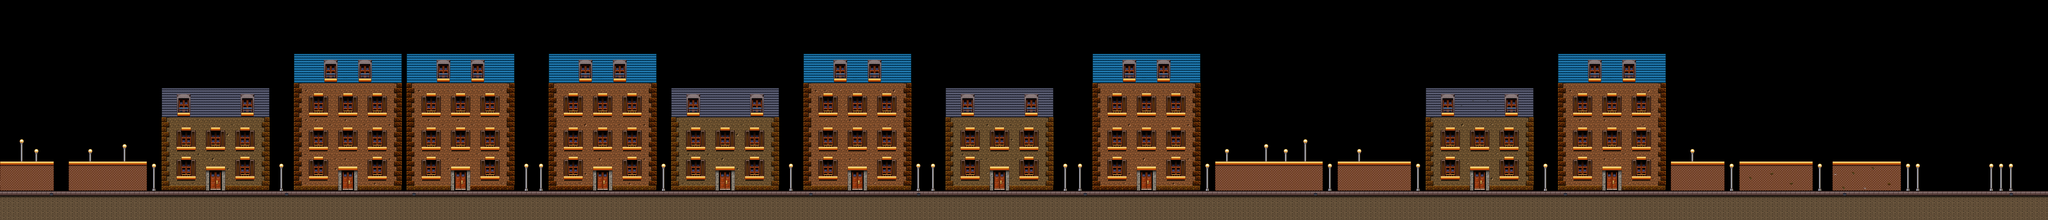

Tiled map render using the project's own tile images. Description and the map definition, with tile-layer contents summarised, below:
An orthogonal 418x45 tile map with 32x32 px tiles, 1 tile layer (data0) and 103 objects (55x Item, 13x PlatformInterp, 9x SvBat, 6x SvRedNinja, 5x Cow, ...).

<map version="1.0" orientation="orthogonal" width="418" height="45" tilewidth="32" tileheight="32">
 <properties>
  <property name="pBackground" value="svnz_arena.jpg" />
  <property name="pMusic" value="svnz_bgm.ogg" />
  <property name="pTileSetHeight" value="16" />
  <property name="pTileSetWidth" value="32" />
 </properties>
 <tileset firstgid="1" name="Tiles" tilewidth="32" tileheight="32">
  <image source="assets/images/tiles/tileset_level9.png" />
  <tile id="0">
   <properties>
    <property name="pInvisible" value="true" />
   </properties>
  </tile>
  <tile id="3">
   <properties>
    <property name="pKilling" value="true" />
   </properties>
  </tile>
  <tile id="32">
   <properties>
    <property name="pPlatform" value="true" />
   </properties>
  </tile>
  <tile id="33">
   <properties>
    <property name="pPlatform" value="true" />
   </properties>
  </tile>
  <tile id="34">
   <properties>
    <property name="pPlatform" value="true" />
   </properties>
  </tile>
  <tile id="35">
   <properties>
    <property name="pPlatform" value="true" />
   </properties>
  </tile>
  <tile id="40">
   <properties>
    <property name="pPlatform" value="true" />
   </properties>
  </tile>
  <tile id="41">
   <properties>
    <property name="pPlatform" value="true" />
   </properties>
  </tile>
  <tile id="48">
   <properties>
    <property name="pPlatform" value="true" />
   </properties>
  </tile>
  <tile id="49">
   <properties>
    <property name="pPlatform" value="true" />
   </properties>
  </tile>
  <tile id="167">
   <properties>
    <property name="pPlatform" value="true" />
   </properties>
  </tile>
  <tile id="168">
   <properties>
    <property name="pPlatform" value="true" />
   </properties>
  </tile>
  <tile id="169">
   <properties>
    <property name="pPlatform" value="true" />
   </properties>
  </tile>
  <tile id="170">
   <properties>
    <property name="pPlatform" value="true" />
   </properties>
  </tile>
  <tile id="175">
   <properties>
    <property name="pPlatform" value="true" />
   </properties>
  </tile>
  <tile id="176">
   <properties>
    <property name="pPlatform" value="true" />
   </properties>
  </tile>
  <tile id="177">
   <properties>
    <property name="pPlatform" value="true" />
   </properties>
  </tile>
  <tile id="178">
   <properties>
    <property name="pPlatform" value="true" />
   </properties>
  </tile>
  <tile id="199">
   <properties>
    <property name="pPlatform" value="true" />
   </properties>
  </tile>
  <tile id="200">
   <properties>
    <property name="pPlatform" value="true" />
   </properties>
  </tile>
  <tile id="201">
   <properties>
    <property name="pPlatform" value="true" />
   </properties>
  </tile>
  <tile id="205">
   <properties>
    <property name="pPlatform" value="true" />
   </properties>
  </tile>
  <tile id="206">
   <properties>
    <property name="pPlatform" value="true" />
   </properties>
  </tile>
  <tile id="207">
   <properties>
    <property name="pPlatform" value="true" />
   </properties>
  </tile>
  <tile id="208">
   <properties>
    <property name="pPlatform" value="true" />
   </properties>
  </tile>
  <tile id="209">
   <properties>
    <property name="pPlatform" value="true" />
   </properties>
  </tile>
  <tile id="210">
   <properties>
    <property name="pPlatform" value="true" />
   </properties>
  </tile>
  <tile id="211">
   <properties>
    <property name="pPlatform" value="true" />
   </properties>
  </tile>
  <tile id="224">
   <properties>
    <property name="pHard" value="true" />
   </properties>
  </tile>
  <tile id="225">
   <properties>
    <property name="pHard" value="true" />
   </properties>
  </tile>
  <tile id="226">
   <properties>
    <property name="pHard" value="true" />
   </properties>
  </tile>
  <tile id="227">
   <properties>
    <property name="pHard" value="true" />
   </properties>
  </tile>
  <tile id="256">
   <properties>
    <property name="pHard" value="true" />
   </properties>
  </tile>
  <tile id="257">
   <properties>
    <property name="pHard" value="true" />
   </properties>
  </tile>
  <tile id="258">
   <properties>
    <property name="pHard" value="true" />
   </properties>
  </tile>
  <tile id="259">
   <properties>
    <property name="pHard" value="true" />
   </properties>
  </tile>
  <tile id="288">
   <properties>
    <property name="pHard" value="true" />
   </properties>
  </tile>
  <tile id="289">
   <properties>
    <property name="pHard" value="true" />
   </properties>
  </tile>
  <tile id="290">
   <properties>
    <property name="pHard" value="true" />
   </properties>
  </tile>
  <tile id="291">
   <properties>
    <property name="pHard" value="true" />
   </properties>
  </tile>
  <tile id="320">
   <properties>
    <property name="pHard" value="true" />
   </properties>
  </tile>
  <tile id="321">
   <properties>
    <property name="pHard" value="true" />
   </properties>
  </tile>
  <tile id="322">
   <properties>
    <property name="pHard" value="true" />
   </properties>
  </tile>
  <tile id="323">
   <properties>
    <property name="pHard" value="true" />
   </properties>
  </tile>
  <tile id="324">
   <properties>
    <property name="pPlatform" value="true" />
   </properties>
  </tile>
  <tile id="325">
   <properties>
    <property name="pPlatform" value="true" />
   </properties>
  </tile>
  <tile id="326">
   <properties>
    <property name="pPlatform" value="true" />
   </properties>
  </tile>
  <tile id="330">
   <properties>
    <property name="pPlatform" value="true" />
   </properties>
  </tile>
  <tile id="331">
   <properties>
    <property name="pPlatform" value="true" />
   </properties>
  </tile>
  <tile id="332">
   <properties>
    <property name="pPlatform" value="true" />
   </properties>
  </tile>
  <tile id="352">
   <properties>
    <property name="pHard" value="true" />
   </properties>
  </tile>
  <tile id="353">
   <properties>
    <property name="pHard" value="true" />
   </properties>
  </tile>
  <tile id="354">
   <properties>
    <property name="pHard" value="true" />
   </properties>
  </tile>
  <tile id="355">
   <properties>
    <property name="pHard" value="true" />
   </properties>
  </tile>
 </tileset>
 <layer name="data0" width="418" height="45">
  <data>[18810 cells, 18810 non-empty, 184 distinct tile ids]</data>
 </layer>
 <objectgroup name="Objects" width="418" height="45">
  <!-- 103 objects omitted --></objectgroup>
</map>
<!-- 103 of 103 objects omitted -->
